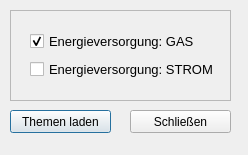
<?xml version="1.0" encoding="UTF-8"?>
<ui version="4.0">
 <class>frmEnergie</class>
 <widget class="QDialog" name="frmEnergie">
  <property name="geometry">
   <rect>
    <x>0</x>
    <y>0</y>
    <width>248</width>
    <height>155</height>
   </rect>
  </property>
  <property name="windowTitle">
   <string>Energieversorgung</string>
  </property>
  <widget class="QPushButton" name="ButtonEnergieOk">
   <property name="geometry">
    <rect>
     <x>10</x>
     <y>110</y>
     <width>101</width>
     <height>23</height>
    </rect>
   </property>
   <property name="text">
    <string>Themen laden</string>
   </property>
  </widget>
  <widget class="QPushButton" name="ButtonEnergieCancel">
   <property name="geometry">
    <rect>
     <x>130</x>
     <y>110</y>
     <width>101</width>
     <height>23</height>
    </rect>
   </property>
   <property name="text">
    <string>Schließen</string>
   </property>
  </widget>
  <widget class="QFrame" name="frame">
   <property name="geometry">
    <rect>
     <x>10</x>
     <y>10</y>
     <width>221</width>
     <height>91</height>
    </rect>
   </property>
   <property name="frameShape">
    <enum>QFrame::StyledPanel</enum>
   </property>
   <property name="frameShadow">
    <enum>QFrame::Raised</enum>
   </property>
   <widget class="QWidget" name="layoutWidget">
    <property name="geometry">
     <rect>
      <x>20</x>
      <y>20</y>
      <width>185</width>
      <height>51</height>
     </rect>
    </property>
    <layout class="QVBoxLayout" name="verticalLayout">
     <item>
      <widget class="QCheckBox" name="checkBox">
       <property name="font">
        <font>
         <pointsize>10</pointsize>
        </font>
       </property>
       <property name="text">
        <string>Energieversorgung: GAS</string>
       </property>
       <property name="checked">
        <bool>true</bool>
       </property>
       <attribute name="buttonGroup">
        <string>checkButtonsGroup</string>
       </attribute>
      </widget>
     </item>
     <item>
      <widget class="QCheckBox" name="checkBox_2">
       <property name="font">
        <font>
         <pointsize>10</pointsize>
        </font>
       </property>
       <property name="text">
        <string>Energieversorgung: STROM</string>
       </property>
       <attribute name="buttonGroup">
        <string>checkButtonsGroup</string>
       </attribute>
      </widget>
     </item>
    </layout>
   </widget>
  </widget>
 </widget>
 <resources/>
 <connections>
  <connection>
   <sender>ButtonEnergieOk</sender>
   <signal>clicked()</signal>
   <receiver>frmEnergie</receiver>
   <slot>accept()</slot>
   <hints>
    <hint type="sourcelabel">
     <x>150</x>
     <y>481</y>
    </hint>
    <hint type="destinationlabel">
     <x>199</x>
     <y>260</y>
    </hint>
   </hints>
  </connection>
  <connection>
   <sender>ButtonEnergieCancel</sender>
   <signal>clicked()</signal>
   <receiver>frmEnergie</receiver>
   <slot>close()</slot>
   <hints>
    <hint type="sourcelabel">
     <x>160</x>
     <y>471</y>
    </hint>
    <hint type="destinationlabel">
     <x>175</x>
     <y>277</y>
    </hint>
   </hints>
  </connection>
 </connections>
 <buttongroups>
  <buttongroup name="checkButtonsGroup">
   <property name="exclusive">
    <bool>false</bool>
   </property>
  </buttongroup>
 </buttongroups>
</ui>
